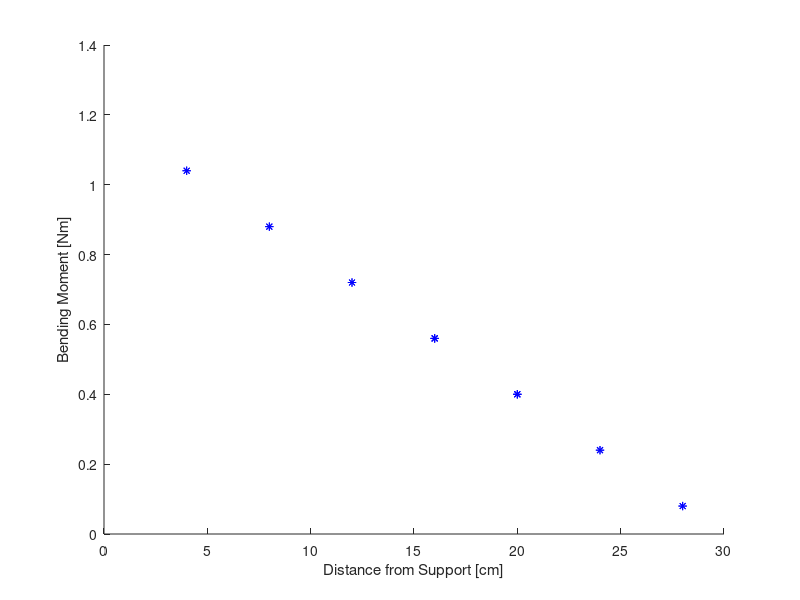

The MATLAB source for this figure:
clear ; close all ; clc ;

% results = xlsread( 'Tuetilever.csv' ) ;
% save( 'Cantilever.mat' ) ;

load( 'Cantilever.mat' ) ;
P = 4 ;
E = 73.1e9 ;
L = .3 ;
density = 2.7e-3*1e6 ;
A = 60.57e-3*1.72e-3 ;

strain = results( : , 4 ) ;
x = results( : , 5 )*1e-3 ;
weight = density*A*9.8 ;
c = results( : , 9 )*1e-3 ;
I = 25.44e-12 ;
M = P.*(L-x) ;
Mw = weight.*(L-x).^2/2 ;
DeflectionTHEO = (P/(6*E*I))*(x.^3-3*L*x.^2) ;
Deflection = results( : , 6 ) ;
dmean = mean( Deflection ) ;
dstd = std( Deflection ) ;
dTheo = P*L^3/(3*E*I)*1e3 ;



figure
hold on
plot( x*1e2 , M , '*b'  )
% plot( x*1e2 , Mw+M , '*r' )
% legend( 'With only applied load' , 'With weight of beam' )
ylabel( 'Bending Moment [Nm]' )
xlabel( 'Distance from Support [cm]' )
hold off
